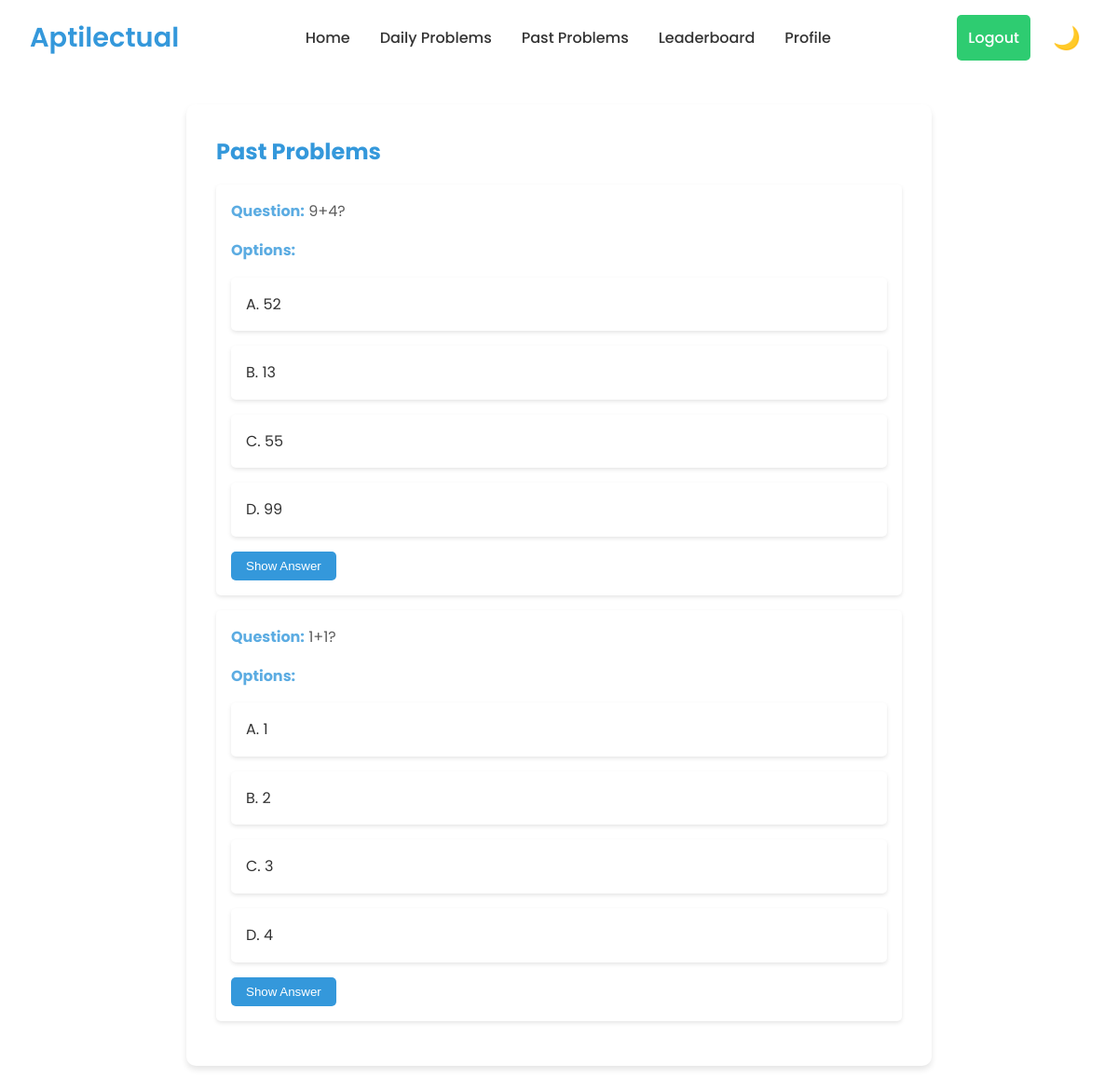
Page /past_problems/ (signed in) on the earlier database version.
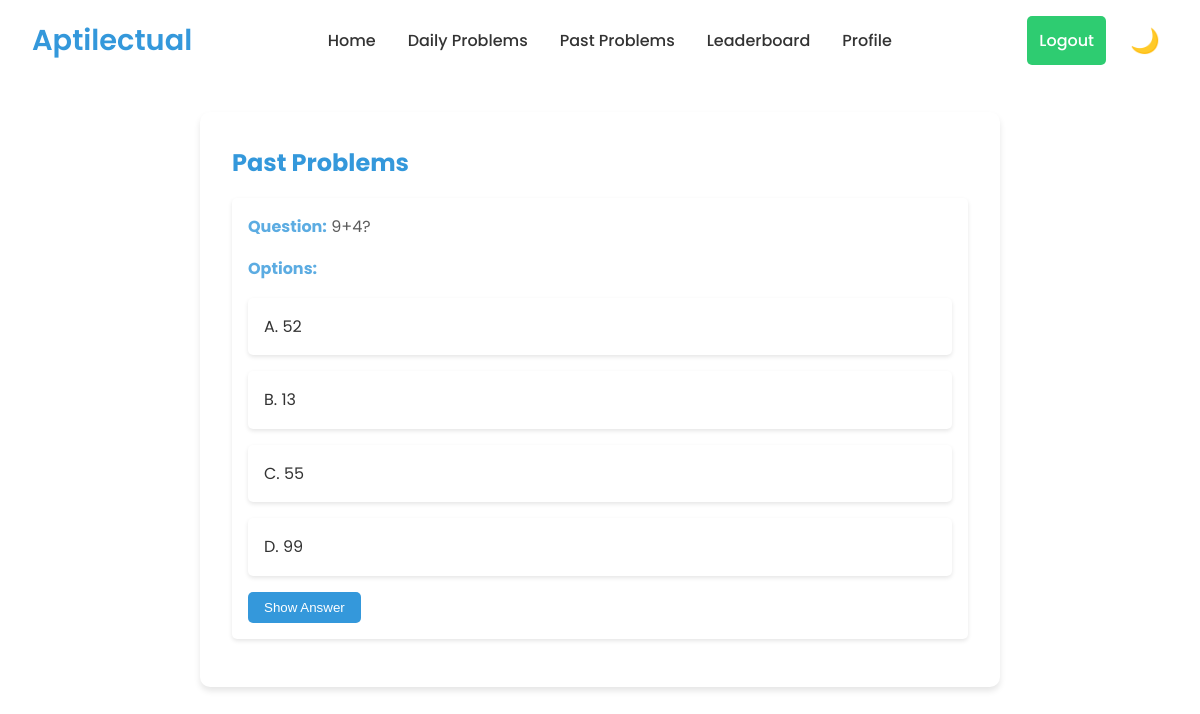
Same page on the later database version.
### aptitude/models.py (models this page shows, shortened)
class Problem(models.Model):
    id = models.AutoField(primary_key=True)  # Explicitly define the id field
    question = models.TextField(null=True, blank=True)
    option1 = models.CharField(max_length=255, null=True, blank=True)
    option2 = models.CharField(max_length=255, null=True, blank=True)
    option3 = models.CharField(max_length=255, null=True, blank=True)
    option4 = models.CharField(max_length=255, null=True, blank=True)
    correct_option = models.PositiveSmallIntegerField(
        validators=[MinValueValidator(1), MaxValueValidator(4)],
        null=True,
        blank=True
    )
    is_active = models.BooleanField(default=True, null=True, blank=True)
    done = models.BooleanField(default=False, null=True, blank=True)
    answerurl = models.URLField(null=True, blank=True)
    companyname = models.CharField(max_length=255, null=True, blank=True)
    test_id = models.IntegerField(null=True, blank=True)
    questionimage = models.URLField(null=True, blank=True)

### aptitude/views.py (the view)
# urls.py: path('past_problems/', views.past_problems, name='past_problems'),
@login_required
def past_problems(request):
    past_problems = Problem.objects.filter(done=True)
    return render(request, 'past_problems.html', {'past_problems': past_problems})

### aptitude/templates/past_problems.html (shortened to what this page needs)
<!DOCTYPE html>
<html lang="en">
<head>
</head>
<body>
    <header>
        <nav>
            <div class="logo">Aptilectual</div>
            <div class="nav-container">
                <ul class="nav-links">
                    <li><a href="{% url 'home' %}">Home</a></li>
                    <li><a href="{% url 'dailyprobblems' %}">Daily Problems</a></li>
                    <li><a href="{% url 'past_problems' %}">Past Problems</a></li>
                    <li><a href="{% url 'daily_leaderboard' %}">Leaderboard</a></li>
                    <li><a href="{% url 'profile' %}">Profile</a></li>
                </ul>
            </div>
            <div class="desktop-controls">
                <div class="auth-buttons">
                    {% if user.is_authenticated %}
                        <form method="POST" action="{% url 'logout' %}" style="display:inline;">
                            <button type="submit" class="btn btn-secondary">Logout</button>
                        </form>
                    {% else %}
                        <a href="{% url 'login' %}" id="loginBtn" class="btn btn-primary">Login</a>
                        <a href="{% url 'signup' %}" id="registerBtn" class="btn btn-secondary">Register</a>
                    {% endif %}
                </div>
                <button id="themeToggle" class="theme-toggle"></button>
            </div>
        </nav>
    </header>
    <main>
        <section class="past-problems-container">
            <h2>Past Problems</h2>
            {% if past_problems %}
                <ul>
                    {% for problem in past_problems %}
                        <li>
                            <p><strong>Question:</strong> {{ problem.question }}</p>
                            <p><strong>Options:</strong></p>
                            <ul>
                                <li>A. {{ problem.option1 }}</li>
                                <li>B. {{ problem.option2 }}</li>
                                <li>C. {{ problem.option3 }}</li>
                                <li>D. {{ problem.option4 }}</li>
                            </ul>
                            <button onclick="showAnswer(this)">Show Answer</button>
                        </li>
                    {% endfor %}
                </ul>
            {% else %}
                <p>No past problems available.</p>
            {% endif %}
        </section>
    </main>
</body>
</html>

Differences in the rows shown:
no longer on this page (row edited): Problem: question "1+1?", option1 "1", option2 "2", option3 "3", option4 "4"
